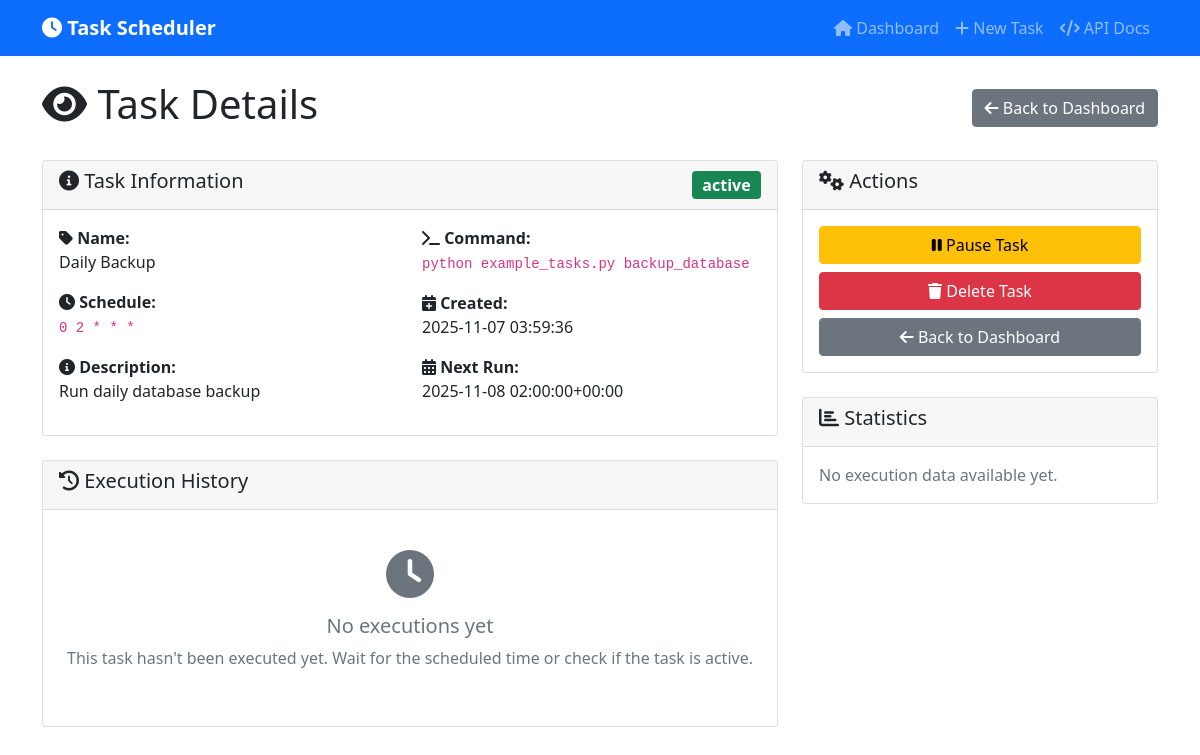
/tasks/10/view, run on the app's committed database.
### tables this page shows
CREATE TABLE tasks (
            id INTEGER PRIMARY KEY AUTOINCREMENT,
            task_name TEXT NOT NULL,
            command TEXT NOT NULL,
            schedule TEXT NOT NULL,
            description TEXT,
            status TEXT DEFAULT 'active',
            created_at TIMESTAMP DEFAULT CURRENT_TIMESTAMP,
            last_run TIMESTAMP,
            next_run TIMESTAMP
        );

### main.py (the view)
@app.get("/tasks/{task_id}/view", response_class=HTMLResponse)
async def view_task_page(request: Request, task_id: int):
    task = scheduler.get_task(task_id)
    if not task:
        raise HTTPException(status_code=404, detail="Task not found")
    history = scheduler.get_task_history(task_id)
    return templates.TemplateResponse("view_task.html", {
        "request": request,
        "task": task,
        "history": history
    })

### templates/view_task.html (shortened to what this page needs)
{% extends "base.html" %}
{% block content %}
<div class="d-flex justify-content-between align-items-center mb-4">
    <h1><i class="fas fa-eye"></i> Task Details</h1>
    <a href="/" class="btn btn-secondary">
        <i class="fas fa-arrow-left"></i> Back to Dashboard
    </a>
</div>
<div class="row">
    <div class="col-md-8">
        <div class="card mb-4">
            <div class="card-header d-flex justify-content-between align-items-center">
                <h5><i class="fas fa-info-circle"></i> Task Information</h5>
                <span class="badge {% if task.status == 'active' %}bg-success{% else %}bg-secondary{% endif %} fs-6">
                    {{ task.status }}
                </span>
            </div>
            <div class="card-body">
                <div class="row">
                    <div class="col-md-6">
                        <p><strong><i class="fas fa-tag"></i> Name:</strong><br>{{ task.task_name }}</p>
                        <p><strong><i class="fas fa-clock"></i> Schedule:</strong><br><code>{{ task.schedule }}</code></p>
                        {% if task.description %}
                        <p><strong><i class="fas fa-info-circle"></i> Description:</strong><br>{{ task.description }}</p>
                        {% endif %}
                    </div>
                    <div class="col-md-6">
                        <p><strong><i class="fas fa-terminal"></i> Command:</strong><br><code>{{ task.command }}</code></p>
                        {% if task.created_at %}
                        <p><strong><i class="fas fa-calendar-plus"></i> Created:</strong><br>{{ task.created_at }}</p>
                        {% endif %}
                        {% if task.next_run %}
                        <p><strong><i class="fas fa-calendar-alt"></i> Next Run:</strong><br>{{ task.next_run }}</p>
                        {% endif %}
                    </div>
                </div>
            </div>
        </div>
        <div class="card">
            <div class="card-header">
                <h5><i class="fas fa-history"></i> Execution History</h5>
            </div>
            <div class="card-body">
                {% if not history %}
                <div class="text-center py-4">
                    <i class="fas fa-clock fa-3x text-muted mb-3"></i>
                    <h5 class="text-muted">No executions yet</h5>
                    <p class="text-muted">This task hasn't been executed yet. Wait for the scheduled time or check if the task is active.</p>
                </div>
                {% endif %}
            </div>
        </div>
    </div>
    <div class="col-md-4">
        <div class="card mb-4">
            <div class="card-header">
                <h5><i class="fas fa-cogs"></i> Actions</h5>
            </div>
            <div class="card-body">
                <div class="d-grid gap-2">
                    <form method="post" action="/tasks/{{ task.id }}/toggle">
                        <button type="submit" class="btn {% if task.status == 'active' %}btn-warning{% else %}btn-success{% endif %} w-100">
                            <i class="fas fa-{% if task.status == 'active' %}pause{% else %}play{% endif %}"></i>
                            {% if task.status == 'active' %}Pause Task{% else %}Resume Task{% endif %}
                        </button>
                    </form>
                    <button type="button" class="btn btn-danger w-100"
                            onclick="confirmDelete({{ task.id }}, '{{ task.task_name }}')">
                        <i class="fas fa-trash"></i> Delete Task
                    </button>
                    <a href="/" class="btn btn-secondary w-100">
                        <i class="fas fa-arrow-left"></i> Back to Dashboard
                    </a>
                </div>
            </div>
        </div>
        <div class="card">
            <div class="card-header">
                <h5><i class="fas fa-chart-bar"></i> Statistics</h5>
            </div>
            <div class="card-body">
                {% if history %}
                {% set successful_runs = history|selectattr("status", "equalto", "success")|list|length %}
                {% set failed_runs = history|selectattr("status", "equalto", "failed")|list|length %}
                {% set total_runs = history|length %}
                <div class="mb-3">
                    <div class="d-flex justify-content-between">
                        <span>Total Executions:</span>
                        <strong>{{ total_runs }}</strong>
                    </div>
                </div>
                <div class="mb-3">
                    <div class="d-flex justify-content-between">
                        <span class="text-success">Successful:</span>
                        <strong class="text-success">{{ successful_runs }}</strong>
                    </div>
                </div>
                <div class="mb-3">
                    <div class="d-flex justify-content-between">
                        <span class="text-danger">Failed:</span>
                        <strong class="text-danger">{{ failed_runs }}</strong>
                    </div>
                </div>
                {% if total_runs > 0 %}
                <div class="mb-3">
                    <div class="d-flex justify-content-between">
                        <span>Success Rate:</span>
                        <strong>{{ "%.1f"|format((successful_runs / total_runs) * 100) }}%</strong>
                    </div>
                    <div class="progress mt-1">
                        <div class="progress-bar bg-success" style="width: {{ (successful_runs / total_runs) * 100 }}%"></div>
                    </div>
                </div>
                {% endif %}
                {% else %}
                <p class="text-muted mb-0">No execution data available yet.</p>
                {% endif %}
            </div>
        </div>
    </div>
</div>
{% endblock %}

### data on the page
tasks: status "active", task_name "Daily Backup", schedule "0 2 * * *", description "Run daily database backup", command "python example_tasks.py backup_database", created_at "2025-11-07 03:59:36", next_run "2025-11-08 02:00:00+00:00"
